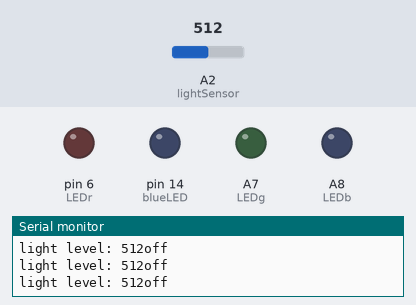
Bench run of a sketch on a simulated Arduino Mega 2560, built with avr-gcc and run on an emulated ATmega2560. Parts: output pins drawn as LEDs (lit = HIGH), the last lines printed to the serial monitor. The test bench sets the inputs (shaded band); at power-on: A2 (lightSensor) = 512.

Above: at 1.2 s.
1.3 s: A2 (lightSensor) set to 68
2.8 s: A2 (lightSensor) set to 57
At 3.0 s:
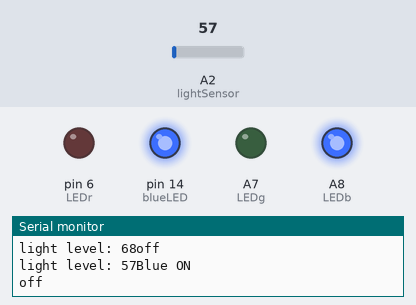
5.8 s: A2 (lightSensor) set to 18
8.8 s: A2 (lightSensor) set to 13
At 9.02 s:
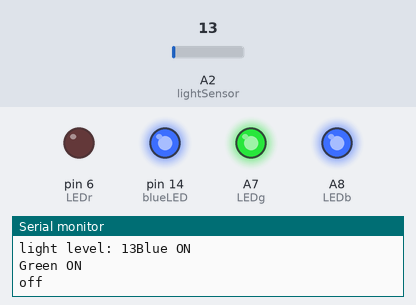
11.8 s: A2 (lightSensor) set to 0
At 12.03 s:
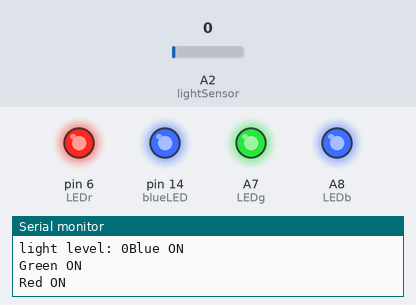
14.8 s: A2 (lightSensor) set to 25
At 15.03 s:
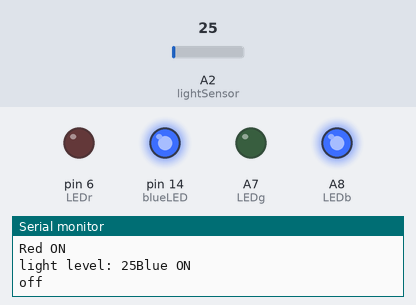
Timing chart, 0 to 17.8 s (numbered marks = the images above; inputs shaded):
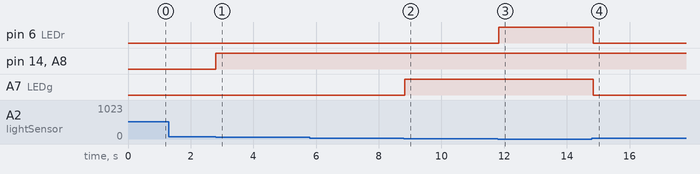

The sketch:

Light_Sensor___LEDs.ino
```cpp
// Create variables for the pins we'll be using:

int lightSensor = A2;

// A simple Light sensor program that turns on increasingly more lights
// as the "room gets darker" or in other words, as the sensor recieves
// less light

int blueLED = 14;

int LEDb = A8;
int LEDg = A7;
int LEDr = 6;

// Threshold for light levels (adjust with the help of serial monitor if LEDs
// are not responding as desired
int threshold1 = 5;
int threshold2 = 15;
int threshold3 = 65;


void setup() {
  // put your setup code here, to run once:

  pinMode(lightSensor, INPUT);
  pinMode(blueLED,OUTPUT);

  pinMode(LEDb, OUTPUT);
  pinMode(LEDg, OUTPUT);
  pinMode(LEDr, OUTPUT);

  // Initialize the serial monitor
  Serial.begin(9600);

}

void loop() {
  // put your main code here, to run repeatedly:
  int lightLevel;

  // Read the sensor value (will be 0 to 255):
  lightLevel = analogRead(lightSensor);

  // Print out the sensor reading:
  Serial.print("light level: ");
  Serial.print(lightLevel);

  // If the light level is below the threshold, turn on corresponding LEDs:
  if (lightLevel < threshold3) {
    Serial.println("Blue ON");
    digitalWrite(blueLED,HIGH);
    digitalWrite(LEDb,HIGH);
  }

  if (lightLevel <= threshold2) {
    Serial.println("Green ON");
    digitalWrite(blueLED,HIGH);
    digitalWrite(LEDb,HIGH);
    digitalWrite(LEDg,HIGH);
  }

  if (lightLevel <= threshold1) {
    Serial.println("Red ON");
    digitalWrite(blueLED,HIGH);
    digitalWrite(LEDb,HIGH);
    digitalWrite(LEDg,HIGH);
    digitalWrite(LEDr,HIGH);
  } else {
    Serial.println("off");
  }

 // Reset the LEDs
 delay(200);
 digitalWrite(blueLED,LOW);
 digitalWrite(LEDb,LOW);
 digitalWrite(LEDg,LOW);
 digitalWrite(LEDr,LOW);
}
```

Measured:
- the behaviour switches between 65 and 64 on A2 (lightSensor) (found by bisection; images 0 and 1)
- the behaviour switches between 16 and 15 on A2 (lightSensor) (found by bisection; images 1 and 2)
- after the input at 2.8 s, pin 14 (blueLED), A8 (LEDb): LOW → HIGH at once
- after the input at 8.8 s, A7 (LEDg): LOW → HIGH at once
- after the input at 11.8 s, pin 6 (LEDr): LOW → HIGH at once
- after the input at 14.8 s, pin 6 (LEDr), A7 (LEDg): HIGH → LOW at once
